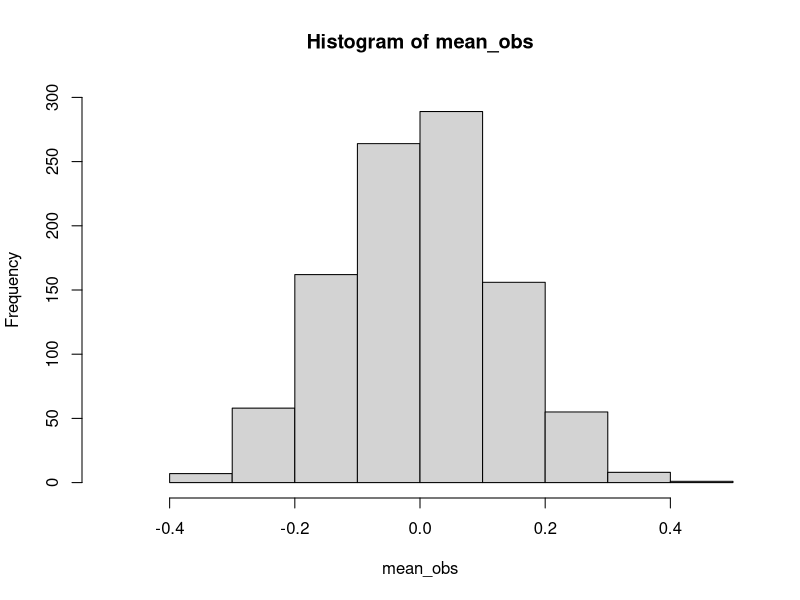
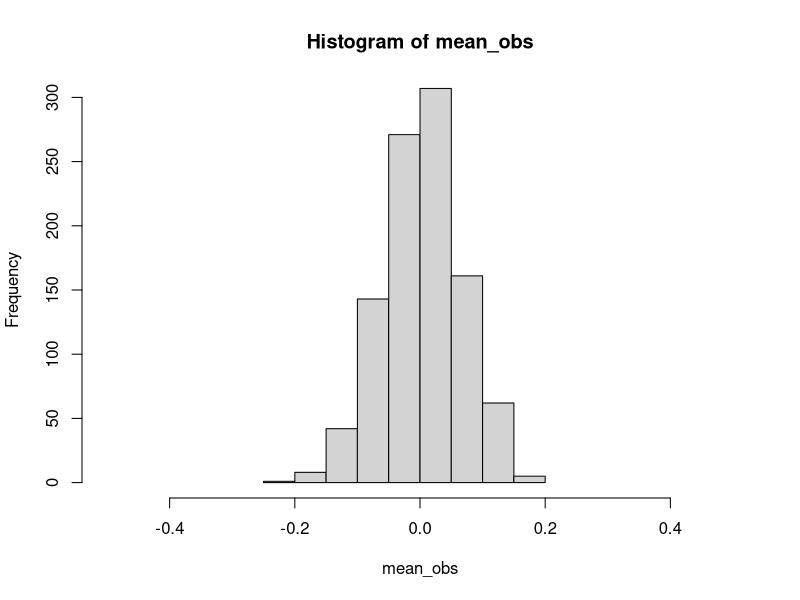
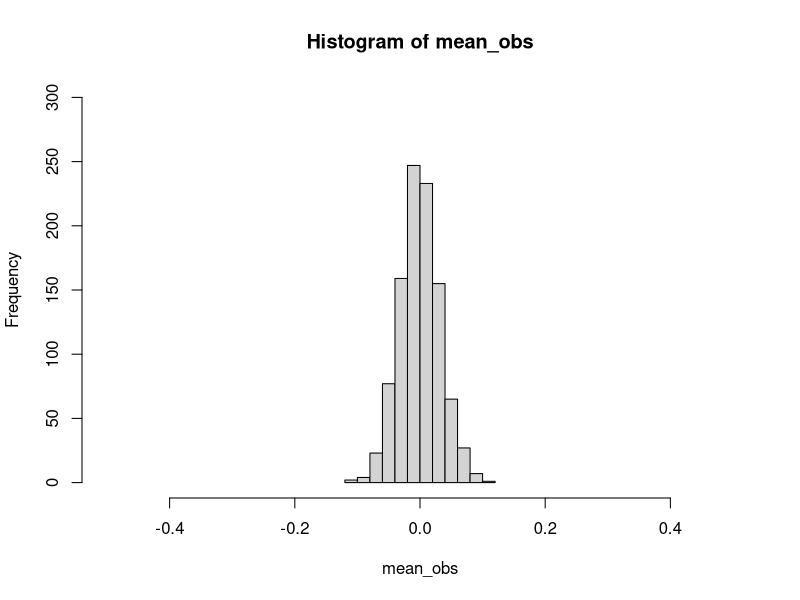
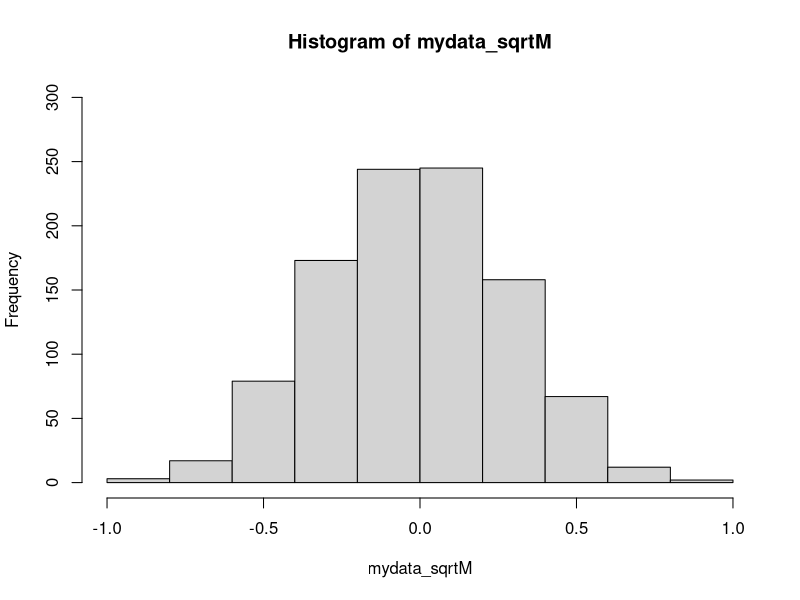
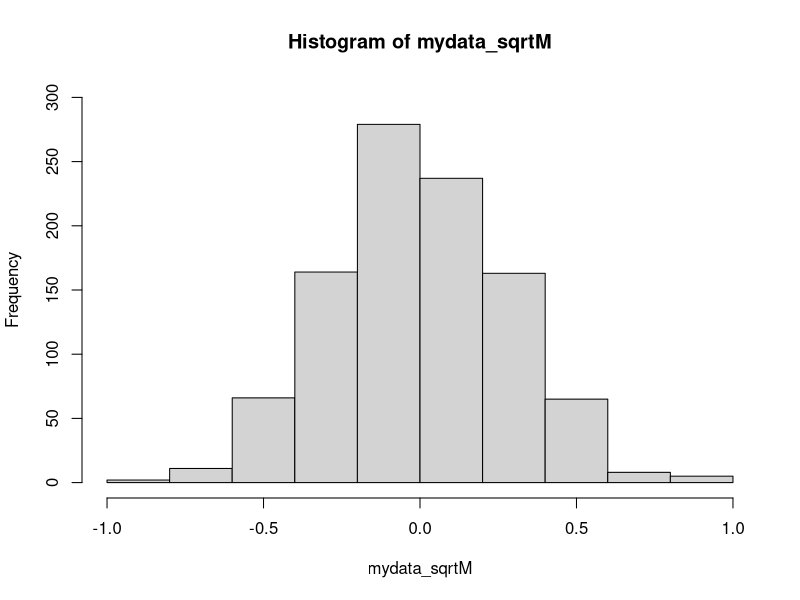
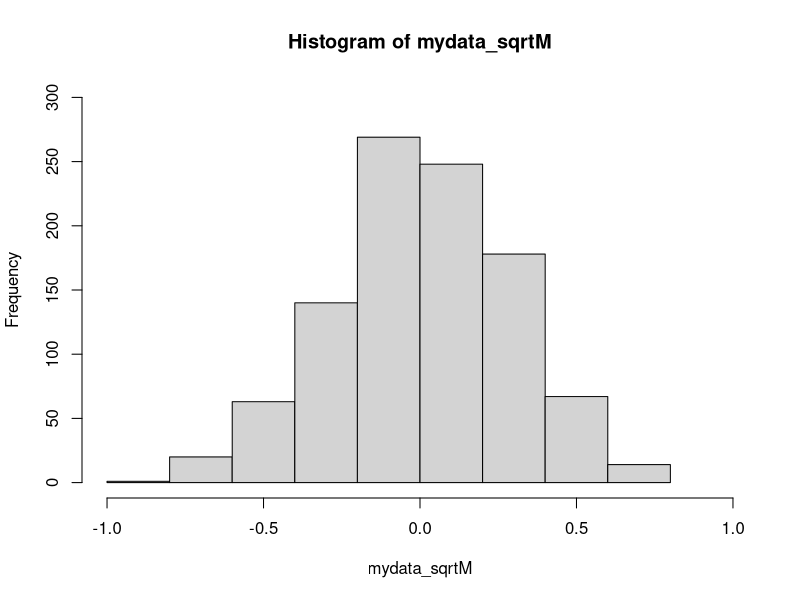

Write R code to recreate these figures, in order.
## ---- chunk 1
knitr::opts_chunk$set(echo = TRUE)
## ---- chunk 2
set.seed(1234)
obs = runif(5, -0.5, 0.5)
mean(obs)

## ---- chunk 3

N = 1000
mean_obs = rep(0, N)

for(i in 1:N){
  mean_obs[i] = mean(runif(5, -0.5, 0.5))
}

## ---- chunk 4
hist(mean_obs, xlim = c(-0.5, 0.5), ylim = c(0, 300))

## ---- chunk 5

N = 1000
M = 20

obs = runif(M, -0.5, 0.5)
mean(obs)

mean_obs = rep(0, N)

for(i in 1:N){
  mean_obs[i] = mean(runif(M, -0.5, 0.5))
}

hist(mean_obs, xlim = c(-0.5, 0.5), ylim = c(0, 300))
## ---- chunk 6

N = 1000
M = 80

obs = runif(M, -0.5, 0.5)
mean(obs)

mean_obs = rep(0, N)

for(i in 1:N){
  mean_obs[i] = mean(runif(M, -0.5, 0.5))
}


hist(mean_obs, xlim = c(-0.5, 0.5), ylim = c(0, 300))


## ---- chunk 7
dat_gen <- function(N, M){
  # Let N be mean sample size, M be obs
  obs = runif(M, -0.5, 0.5)

  mean_obs = rep(0, N)

  for(i in 1:N){
    mean_obs[i] = mean(runif(M, -0.5, 0.5))
  }
  return(mean_obs)
}


dat_gen(1, 5)

## ---- chunk 8
mydata <- dat_gen(1000, 5)

## ---- chunk 9

mydata_sqrtM = mydata * sqrt(5)
hist(mydata_sqrtM, xlim = c(-1, 1), ylim = c(0, 300))

## ---- chunk 10
mydata = dat_gen(1000, 20)
mydata_sqrtM = mydata * sqrt(20)
hist(mydata_sqrtM, xlim = c(-1, 1), ylim = c(0, 300))

## ---- chunk 11
mydata = dat_gen(1000, 80)
mydata_sqrtM = mydata * sqrt(80)
hist(mydata_sqrtM, xlim = c(-1, 1), ylim = c(0, 300))

## ---- chunk 12
library(MASS)

# Generate data
r = 0
varcov = matrix(c(1,r,0, r,1,0, 0,0,1), nrow = 3, ncol = 3)
mus = matrix(c(rep(0,3)), nrow = 3)

regressors = mvrnorm(100, mus, varcov)
x_star = regressors[,1]
z_i = regressors[,2]

y = rep(0,100)
y = 1 + x_star + z_i + regressors[,3]

v = rnorm(100, 0, 1)
x_i = regressors[,1] + v


# Regress yi on constant term, xi (not xi*) and zi

my_lm = lm(y ~ x_i + z_i)
summary(my_lm)

## ---- chunk 13
# Generate data
r = 0
varcov = matrix(c(1,r,0, r,1,0, 0,0,1), nrow = 3, ncol = 3)
mus = matrix(c(rep(0,3)), nrow = 3)

regressors = mvrnorm(100, mus, varcov)
x_star = regressors[,1]
z_i = regressors[,2]

y = rep(0,100)
y = 1 + x_star + z_i + regressors[,3]

v = rnorm(100, 0, sqrt(2))
x_i = regressors[,1] + v


# Regress yi on constant term, xi (not xi*) and zi

my_lm = lm(y ~ x_i + z_i)
summary(my_lm)

## ---- chunk 14
r = 0.5
varcov = matrix(c(1,r,0, r,1,0, 0,0,1), nrow = 3, ncol = 3)
mus = matrix(c(rep(0,3)), nrow = 3)

regressors = mvrnorm(100, mus, varcov)
x_star = regressors[,1]
z_i = regressors[,2]

y = rep(0,100)
y = 1 + x_star + z_i + regressors[,3]

v = rnorm(100, 0, 1)
x_i = regressors[,1] + v


# Regress yi on constant term, xi (not xi*) and zi

my_lm = lm(y ~ x_i + z_i)
summary(my_lm)

